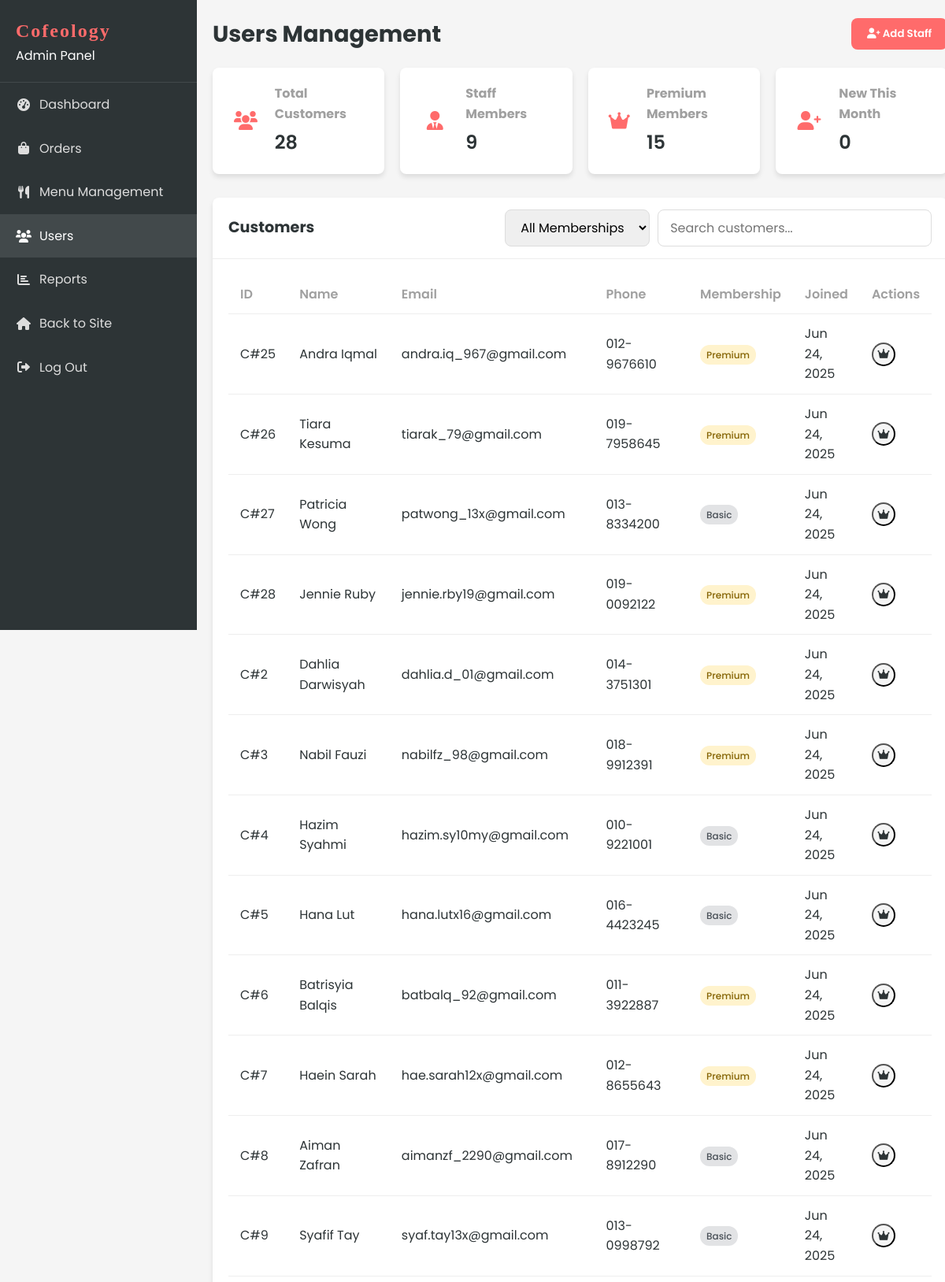
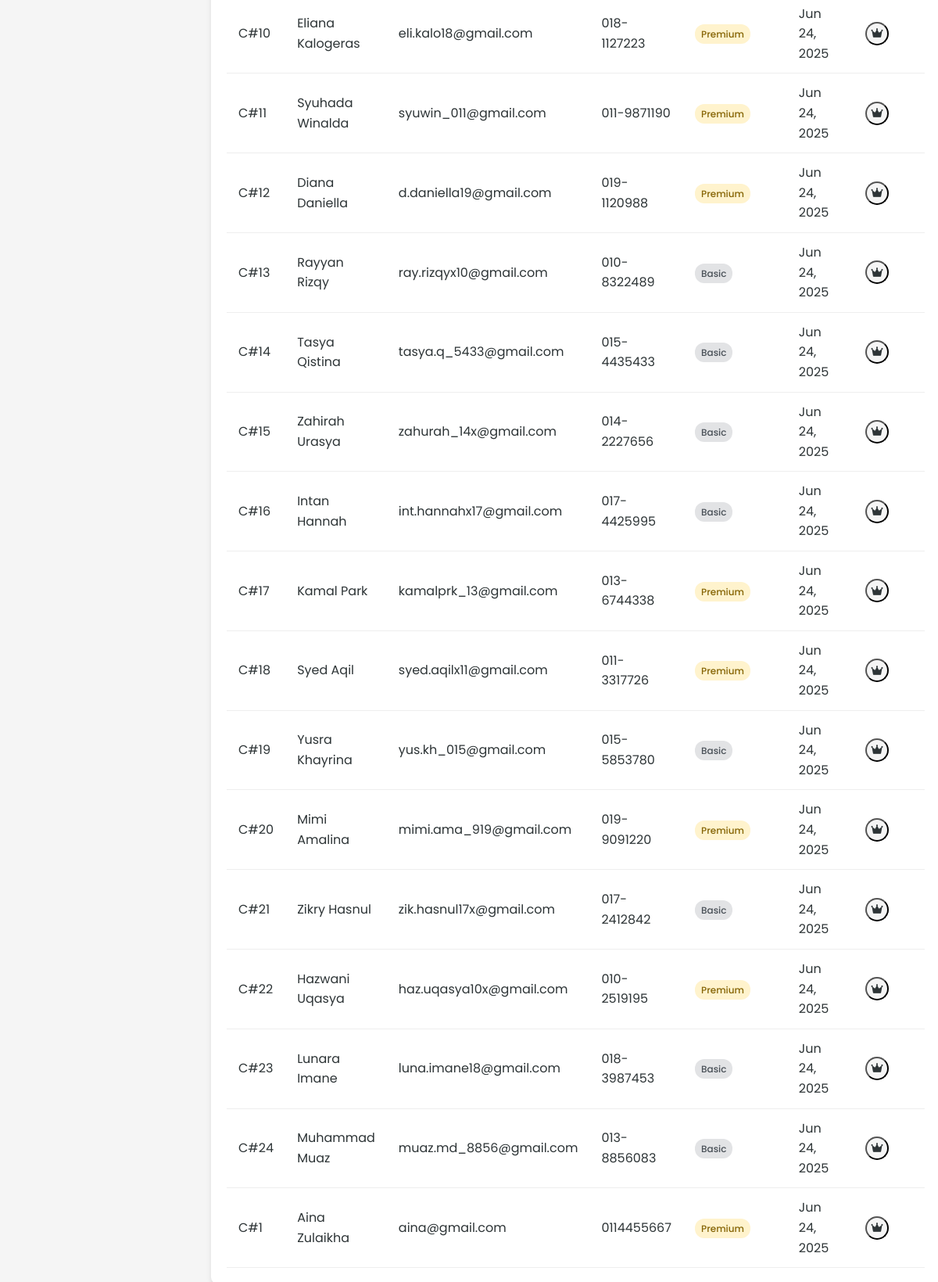
The app's page /admin/users.php (signed in, upper part) with its own data (2 pictures, top to bottom).
### tables this page shows
CREATE TABLE `customer` (
  `CUST_ID` int(11) NOT NULL AUTO_INCREMENT,
  `CUSTOMER_ID` varchar(20) NOT NULL,
  `CUST_NAME` varchar(100) NOT NULL,
  `CUST_NPHONE` varchar(20) NOT NULL,
  `CUST_EMAIL` varchar(100) NOT NULL,
  `CUST_PASSWORD` varchar(255) NOT NULL,
  `MEMBERSHIP` enum('basic','premium','vip') DEFAULT 'basic',
  `created_at` timestamp NOT NULL DEFAULT current_timestamp(),
  `updated_at` timestamp NOT NULL DEFAULT current_timestamp() ON UPDATE current_timestamp(),
  PRIMARY KEY (`CUST_ID`),
  UNIQUE KEY `CUSTOMER_ID` (`CUSTOMER_ID`),
  UNIQUE KEY `CUST_EMAIL` (`CUST_EMAIL`),
  KEY `idx_customer_email` (`CUST_EMAIL`)
);

### admin/users.php (the view, shortened to what this page needs)
<?php
include '../includes/db_connect.php';
$customers = [];
$result = $conn->query("SELECT * FROM customer ORDER BY created_at DESC");
if ($result) {
    $customers = $result->fetch_all(MYSQLI_ASSOC);
}
$stats = [];
$result = $conn->query("SELECT COUNT(*) as total FROM customer");
$stats['total_customers'] = $result ? $result->fetch_assoc()['total'] : 0;
$result = $conn->query("SELECT COUNT(*) as total FROM staff");
$stats['total_staff'] = $result ? $result->fetch_assoc()['total'] : 0;
$result = $conn->query("SELECT COUNT(*) as total FROM customer WHERE MEMBERSHIP = 'premium'");
$stats['premium_members'] = $result ? $result->fetch_assoc()['total'] : 0;
$thisMonth = date('Y-m');
$result = $conn->query("SELECT COUNT(*) as total FROM customer WHERE DATE_FORMAT(created_at, '%Y-%m') = '$thisMonth'");
$stats['new_users'] = $result ? $result->fetch_assoc()['total'] : 0;
?>
<!DOCTYPE html>
<html lang="en">
<head>
    <link rel="stylesheet" href="../css/style.css?v=1.1">
    <link rel="stylesheet" href="../css/dashboard.css?v=1.1">
    <link rel="stylesheet" href="https://cdnjs.cloudflare.com/ajax/libs/font-awesome/6.0.0-beta3/css/all.min.css">
</head>
<body>
    <div class="dashboard-container">
        <?php include 'sidebar.php'; ?>
        <div class="dashboard-content">
            <header class="dashboard-header">
                <div class="header-title">
                    <h1>Users Management</h1>
                </div>
                <div class="header-actions">
                    <button class="btn btn-primary" onclick="openAddStaffModal()">
                        <i class="fas fa-user-plus"></i> Add Staff
                    </button>
                </div>
            </header>
            <div class="dashboard-stats">
                <div class="stat-card">
                    <div class="stat-icon">
                        <i class="fas fa-users"></i>
                    </div>
                    <div class="stat-info">
                        <h3>Total Customers</h3>
                        <p><?php echo number_format($stats['total_customers']); ?></p>
                    </div>
                </div>
                <div class="stat-card">
                    <div class="stat-icon">
                        <i class="fas fa-user-tie"></i>
                    </div>
                    <div class="stat-info">
                        <h3>Staff Members</h3>
                        <p><?php echo number_format($stats['total_staff']); ?></p>
                    </div>
                </div>
                <div class="stat-card">
                    <div class="stat-icon">
                        <i class="fas fa-crown"></i>
                    </div>
                    <div class="stat-info">
                        <h3>Premium Members</h3>
                        <p><?php echo number_format($stats['premium_members']); ?></p>
                    </div>
                </div>
                <div class="stat-card">
                    <div class="stat-icon">
                        <i class="fas fa-user-plus"></i>
                    </div>
                    <div class="stat-info">
                        <h3>New This Month</h3>
                        <p><?php echo number_format($stats['new_users']); ?></p>
                    </div>
                </div>
            </div>
            <div class="dashboard-grid">
                <div class="card">
                    <div class="card-header">
                        <h2>Customers</h2>
                        <div class="card-filters">
                            <select id="membership-filter" class="form-control">
                                <option value="">All Memberships</option>
                            </select>
                            <input type="text" id="customer-search" class="form-control" placeholder="Search customers...">
                        </div>
                    </div>
                    <div class="card-body">
                        <div class="table-responsive">
                            <table class="table">
                                <thead>
                                    <tr>
                                        <th>ID</th>
                                        <th>Name</th>
                                        <th>Email</th>
                                        <th>Phone</th>
                                        <th>Membership</th>
                                        <th>Joined</th>
                                        <th>Actions</th>
                                    </tr>
                                </thead>
                                <tbody id="customers-table">
                                    <?php foreach ($customers as $customer): ?>
                                        <tr data-membership="<?php echo $customer['MEMBERSHIP']; ?>"
                                            data-search="<?php echo strtolower($customer['CUST_NAME'] . ' ' . $customer['CUST_EMAIL']); ?>">
                                            <td><?php echo $customer['CUSTOMER_ID']; ?></td>
                                            <td><?php echo htmlspecialchars($customer['CUST_NAME']); ?></td>
                                            <td><?php echo htmlspecialchars($customer['CUST_EMAIL']); ?></td>
                                            <td><?php echo htmlspecialchars($customer['CUST_NPHONE']); ?></td>
                                            <td>
                                                <span class="membership-badge <?php echo $customer['MEMBERSHIP']; ?>">
                                                    <?php echo ucfirst($customer['MEMBERSHIP']); ?>
                                                </span>
                                            </td>
                                            <td><?php echo date('M d, Y', strtotime($customer['created_at'])); ?></td>
                                            <td>
                                                <div class="table-actions">
                                                    <button class="btn-icon" onclick="updateMembership(<?php echo $customer['CUST_ID']; ?>, '<?php echo $customer['MEMBERSHIP']; ?>')" title="Update Membership">
                                                        <i class="fas fa-crown"></i>
                                                    </button>
                                                </div>
                                            </td>
                                        </tr>
                                    <?php endforeach; ?>
                                </tbody>
                            </table>
                        </div>
                    </div>
                </div>
            </div>
        </div>
    </div>
</body>
</html>

### css/style.css (style rules this page uses)
:root { --primary-color: #ff6b6b; --secondary-color: #4ecdc4; --accent-color: #ffd166; --dark-color: #2d3436; --light-color: #f8f9fa; --success-color: #6bcd69; --warning-color: #ffd166; --danger-color: #e17055; --gray-color: #a0a0a0; --border-radius: 8px; --box-shadow: 0 4px 6px rgba(0, 0, 0, 0.1); --transition: all 0.3s ease; }
* { margin: 0; padding: 0; box-sizing: border-box; }
body { font-family: 'Poppins', "Segoe UI", Tahoma, Geneva, Verdana, sans-serif; line-height: 1.6; color: var(--dark-color); background-color: #f5f5f5; }
.btn { display: inline-block; padding: 10px 20px; border-radius: var(--border-radius); font-family: 'Poppins', sans-serif; font-weight: 600; text-align: center; cursor: pointer; transition: var(--transition); border: none; }
.btn-primary { background-color: var(--primary-color); color: white; }
.header-actions { display: flex; align-items: center; }
.header-actions > * { margin-left: 15px; }
.form-control { font-family: 'Poppins', sans-serif; width: 100%; padding: 10px 15px; border: 1px solid #ddd; border-radius: var(--border-radius); font-size: 1rem; }

### css/dashboard.css (style rules this page uses)
.dashboard-container { display: flex; min-height: 100vh; }
.dashboard-content { flex: 1; margin-left: 250px; padding: 20px; background-color: #f5f5f5; }
.dashboard-header { display: flex; justify-content: space-between; align-items: center; margin-bottom: 20px; }
.header-title h1 { margin: 0; font-size: 1.8rem; }
.header-actions { display: flex; align-items: center; }
.dashboard-stats { display: grid; grid-template-columns: repeat(auto-fit, minmax(200px, 1fr)); gap: 20px; margin-bottom: 30px; }
.stat-card { background-color: white; border-radius: var(--border-radius); box-shadow: var(--box-shadow); padding: 20px; display: flex; align-items: center; }
.stat-icon { width: 50px; height: 50px; background-color: rgba(var(--primary-color-rgb), 0.1); color: var(--primary-color); border-radius: 50%; display: flex; justify-content: center; align-items: center; font-size: 1.5rem; margin-right: 15px; }
.stat-info h3 { margin: 0 0 5px; font-size: 1rem; color: var(--gray-color); }
.stat-info p { margin: 0; font-size: 1.5rem; font-weight: 600; }
.card { background-color: white; border-radius: var(--border-radius); box-shadow: var(--box-shadow); overflow: hidden; }
.card-header { padding: 15px 20px; border-bottom: 1px solid #eee; display: flex; justify-content: space-between; align-items: center; }
.card-header h2 { margin: 0; font-size: 1.2rem; }
.card-body { padding: 20px; }
.table-responsive { overflow-x: auto; }
.table { width: 100%; border-collapse: collapse; }
.table th, .table td { padding: 12px 15px; text-align: left; border-bottom: 1px solid #eee; }
.table th { font-weight: 600; color: var(--gray-color); }
.table-actions { display: flex; gap: 10px; }
.btn-icon { width: 30px; height: 30px; border-radius: 50%; display: flex; justify-content: center; align-items: center; background-color: #f5f5f5; color: var(--dark-color); cursor: pointer; transition: var(--transition); }

### admin/users.php (style rules this page uses)
.membership-badge { padding: 4px 8px; border-radius: 12px; font-size: 12px; font-weight: 500; }
.membership-badge.basic { background-color: #e2e3e5; color: #495057; }
.membership-badge.premium { background-color: #fff3cd; color: #856404; }
.card-filters { display: flex; gap: 10px; }
.card-filters .form-control { width: auto; min-width: 150px; }

### records on screen
customer: CUSTOMER_ID "C#25", CUST_NAME "Andra Iqmal", CUST_EMAIL "andra.iq_967@gmail.com", CUST_NPHONE "012-9676610", MEMBERSHIP "Premium", created_at "Jun 24, 2025"
customer: CUSTOMER_ID "C#26", CUST_NAME "Tiara Kesuma", CUST_EMAIL "tiarak_79@gmail.com", CUST_NPHONE "019-7958645", MEMBERSHIP "Premium", created_at "Jun 24, 2025"
customer: CUSTOMER_ID "C#27", CUST_NAME "Patricia Wong", CUST_EMAIL "patwong_13x@gmail.com", CUST_NPHONE "013-8334200", MEMBERSHIP "Basic", created_at "Jun 24, 2025"
customer: CUSTOMER_ID "C#28", CUST_NAME "Jennie Ruby", CUST_EMAIL "jennie.rby19@gmail.com", CUST_NPHONE "019-0092122", MEMBERSHIP "Premium", created_at "Jun 24, 2025"
customer: CUSTOMER_ID "C#2", CUST_NAME "Dahlia Darwisyah", CUST_EMAIL "dahlia.d_01@gmail.com", CUST_NPHONE "014-3751301", MEMBERSHIP "Premium", created_at "Jun 24, 2025"
customer: CUSTOMER_ID "C#3", CUST_NAME "Nabil Fauzi", CUST_EMAIL "nabilfz_98@gmail.com", CUST_NPHONE "018-9912391", MEMBERSHIP "Premium", created_at "Jun 24, 2025"
customer: CUSTOMER_ID "C#4", CUST_NAME "Hazim Syahmi", CUST_EMAIL "hazim.sy10my@gmail.com", CUST_NPHONE "010-9221001", MEMBERSHIP "Basic", created_at "Jun 24, 2025"
customer: CUSTOMER_ID "C#5", CUST_NAME "Hana Lut", CUST_EMAIL "hana.lutx16@gmail.com", CUST_NPHONE "016-4423245", MEMBERSHIP "Basic", created_at "Jun 24, 2025"
customer: CUSTOMER_ID "C#6", CUST_NAME "Batrisyia Balqis", CUST_EMAIL "batbalq_92@gmail.com", CUST_NPHONE "011-3922887", MEMBERSHIP "Premium", created_at "Jun 24, 2025"
customer: CUSTOMER_ID "C#7", CUST_NAME "Haein Sarah", CUST_EMAIL "hae.sarah12x@gmail.com", CUST_NPHONE "012-8655643", MEMBERSHIP "Premium", created_at "Jun 24, 2025"
customer: CUSTOMER_ID "C#8", CUST_NAME "Aiman Zafran", CUST_EMAIL "aimanzf_2290@gmail.com", CUST_NPHONE "017-8912290", MEMBERSHIP "Basic", created_at "Jun 24, 2025"
customer: CUSTOMER_ID "C#9", CUST_NAME "Syafif Tay", CUST_EMAIL "syaf.tay13x@gmail.com", CUST_NPHONE "013-0998792", MEMBERSHIP "Basic", created_at "Jun 24, 2025"
customer: CUSTOMER_ID "C#10", CUST_NAME "Eliana Kalogeras", CUST_EMAIL "eli.kalo18@gmail.com", CUST_NPHONE "018-1127223", MEMBERSHIP "Premium", created_at "Jun 24, 2025"
customer: CUSTOMER_ID "C#11", CUST_NAME "Syuhada Winalda", CUST_EMAIL "syuwin_011@gmail.com", CUST_NPHONE "011-9871190", MEMBERSHIP "Premium", created_at "Jun 24, 2025"
customer: CUSTOMER_ID "C#12", CUST_NAME "Diana Daniella", CUST_EMAIL "d.daniella19@gmail.com", CUST_NPHONE "019-1120988", MEMBERSHIP "Premium", created_at "Jun 24, 2025"
customer: CUSTOMER_ID "C#13", CUST_NAME "Rayyan Rizqy", CUST_EMAIL "ray.rizqyx10@gmail.com", CUST_NPHONE "010-8322489", MEMBERSHIP "Basic", created_at "Jun 24, 2025"
customer: CUSTOMER_ID "C#14", CUST_NAME "Tasya Qistina", CUST_EMAIL "tasya.q_5433@gmail.com", CUST_NPHONE "015-4435433", MEMBERSHIP "Basic", created_at "Jun 24, 2025"
customer: CUSTOMER_ID "C#15", CUST_NAME "Zahirah Urasya", CUST_EMAIL "zahurah_14x@gmail.com", CUST_NPHONE "014-2227656", MEMBERSHIP "Basic", created_at "Jun 24, 2025"
customer: CUSTOMER_ID "C#16", CUST_NAME "Intan Hannah", CUST_EMAIL "int.hannahx17@gmail.com", CUST_NPHONE "017-4425995", MEMBERSHIP "Basic", created_at "Jun 24, 2025"
customer: CUSTOMER_ID "C#17", CUST_NAME "Kamal Park", CUST_EMAIL "kamalprk_13@gmail.com", CUST_NPHONE "013-6744338", MEMBERSHIP "Premium", created_at "Jun 24, 2025"
customer: CUSTOMER_ID "C#18", CUST_NAME "Syed Aqil", CUST_EMAIL "syed.aqilx11@gmail.com", CUST_NPHONE "011-3317726", MEMBERSHIP "Premium", created_at "Jun 24, 2025"
customer: CUSTOMER_ID "C#19", CUST_NAME "Yusra Khayrina", CUST_EMAIL "yus.kh_015@gmail.com", CUST_NPHONE "015-5853780", MEMBERSHIP "Basic", created_at "Jun 24, 2025"
customer: CUSTOMER_ID "C#20", CUST_NAME "Mimi Amalina", CUST_EMAIL "mimi.ama_919@gmail.com", CUST_NPHONE "019-9091220", MEMBERSHIP "Premium", created_at "Jun 24, 2025"
customer: CUSTOMER_ID "C#21", CUST_NAME "Zikry Hasnul", CUST_EMAIL "zik.hasnul17x@gmail.com", CUST_NPHONE "017-2412842", MEMBERSHIP "Basic", created_at "Jun 24, 2025"
customer: CUSTOMER_ID "C#22", CUST_NAME "Hazwani Uqasya", CUST_EMAIL "haz.uqasya10x@gmail.com", CUST_NPHONE "010-2519195", MEMBERSHIP "Premium", created_at "Jun 24, 2025"
customer: CUSTOMER_ID "C#23", CUST_NAME "Lunara Imane", CUST_EMAIL "luna.imane18@gmail.com", CUST_NPHONE "018-3987453", MEMBERSHIP "Basic", created_at "Jun 24, 2025"
customer: CUSTOMER_ID "C#24", CUST_NAME "Muhammad Muaz", CUST_EMAIL "muaz.md_8856@gmail.com", CUST_NPHONE "013-8856083", MEMBERSHIP "Basic", created_at "Jun 24, 2025"
customer: CUSTOMER_ID "C#1", CUST_NAME "Aina Zulaikha", CUST_EMAIL "aina@gmail.com", CUST_NPHONE "0114455667", MEMBERSHIP "Premium", created_at "Jun 24, 2025"

### other values on screen
$stats['total_customers'] "28"
$stats['total_staff'] "9"
$stats['premium_members'] "15"
$stats['new_users'] "0"
